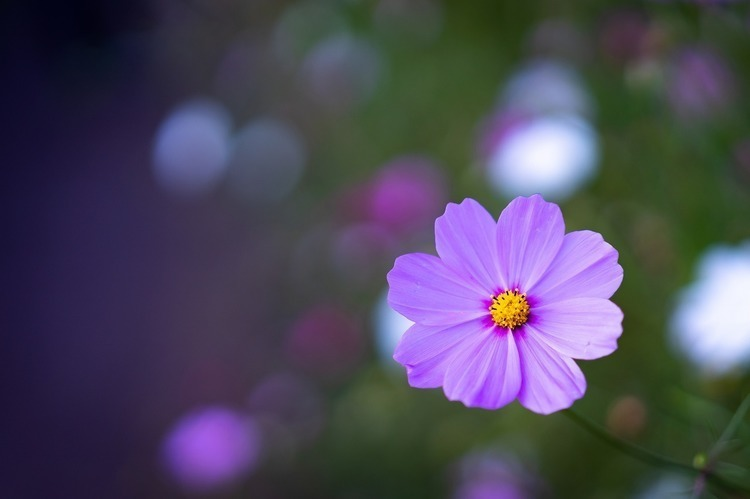
#> input picture sec3/image_ml/flower.jpg, 750 x 499 px
$ python find_contours.py
#> lines starting #> are read from the running program, lines starting #| are printed output that depends on the picture; after the words box and inside, x2 and y2 are one past the last pixel; in counts of white or black regions, pixels touching at a corner belong together
import cv2
import matplotlib.pyplot as plt

img = cv2.imread("flower.jpg")
#> img is the input picture: shape (499, 750, 3); mean B, G, R 90.6, 72.4, 76.8
img = cv2.resize(img, (300, 169))
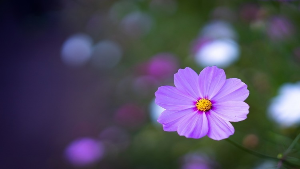
#> img: shape (169, 300, 3); mean B, G, R 90.5, 72.3, 76.8

gray = cv2.cvtColor(img, cv2.COLOR_BGR2GRAY)
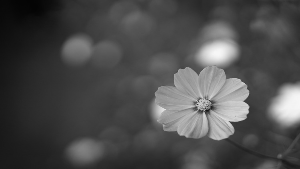
#> gray: shape (169, 300); min 4, max 246, mean 75.7
gray = cv2.GaussianBlur(gray, (7, 7), 0)
im2 = cv2.threshold(gray, 140, 240, cv2.THRESH_BINARY_INV)[1]
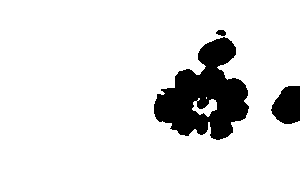
#> im2: shape (169, 300); values 0 (black) and 240 (white), 87.5% white; 3 black regions

plt.subplot(1, 2, 1)

plt.imshow(gray)
# plt.imshow(im2, cmap="gray")


cnts = cv2.findContours(
            im2,
            cv2.RETR_LIST,
            cv2.CHAIN_APPROX_SIMPLE
       )[0]
#> cnts = 5 contours, 1 with area under 20; largest, box (x1, y1, x2, y2) and area: (0, 0, 300, 169) 49357, (153, 36, 250, 141) 5848, (192, 98, 217, 117) 189, (215, 29, 227, 37) 58

for pt in cnts:
    x, y, w, h = cv2.boundingRect(pt)
    if w < 30 or w > 200: continue
    print(x, y, w, h)
    cv2.rectangle(img, (x, y), (x+w, y+h), (0, 255, 0), 2)
#> this loop made 5 passes
#> (x, y, w, h) on passes 1, 3, 4, 5: (192, 98, 25, 19), (153, 36, 97, 105), (215, 29, 12, 8), (0, 0, 300, 169)
#> (pt, x, y, w, h) on pass 2: ([[206, 97], [206, 98]], 206, 97, 1, 2)
#| 153 36 97 105
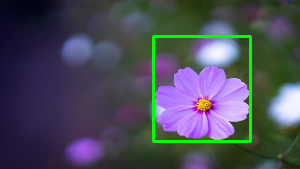
#> img: shape (169, 300, 3); 2.38% of pixels changed, all inside (x1, y1, x2, y2) = (152, 35, 252, 143)

plt.subplot(1, 2, 2)
plt.imshow(cv2.cvtColor(img, cv2.COLOR_BGR2RGB))
plt.savefig("find_contours.png", dpi=200)
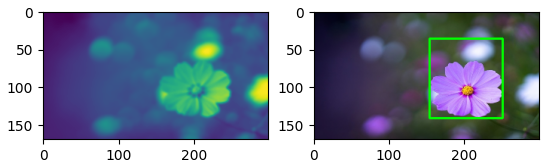
#> figure drawn by matplotlib, 2 panels
plt.show()
